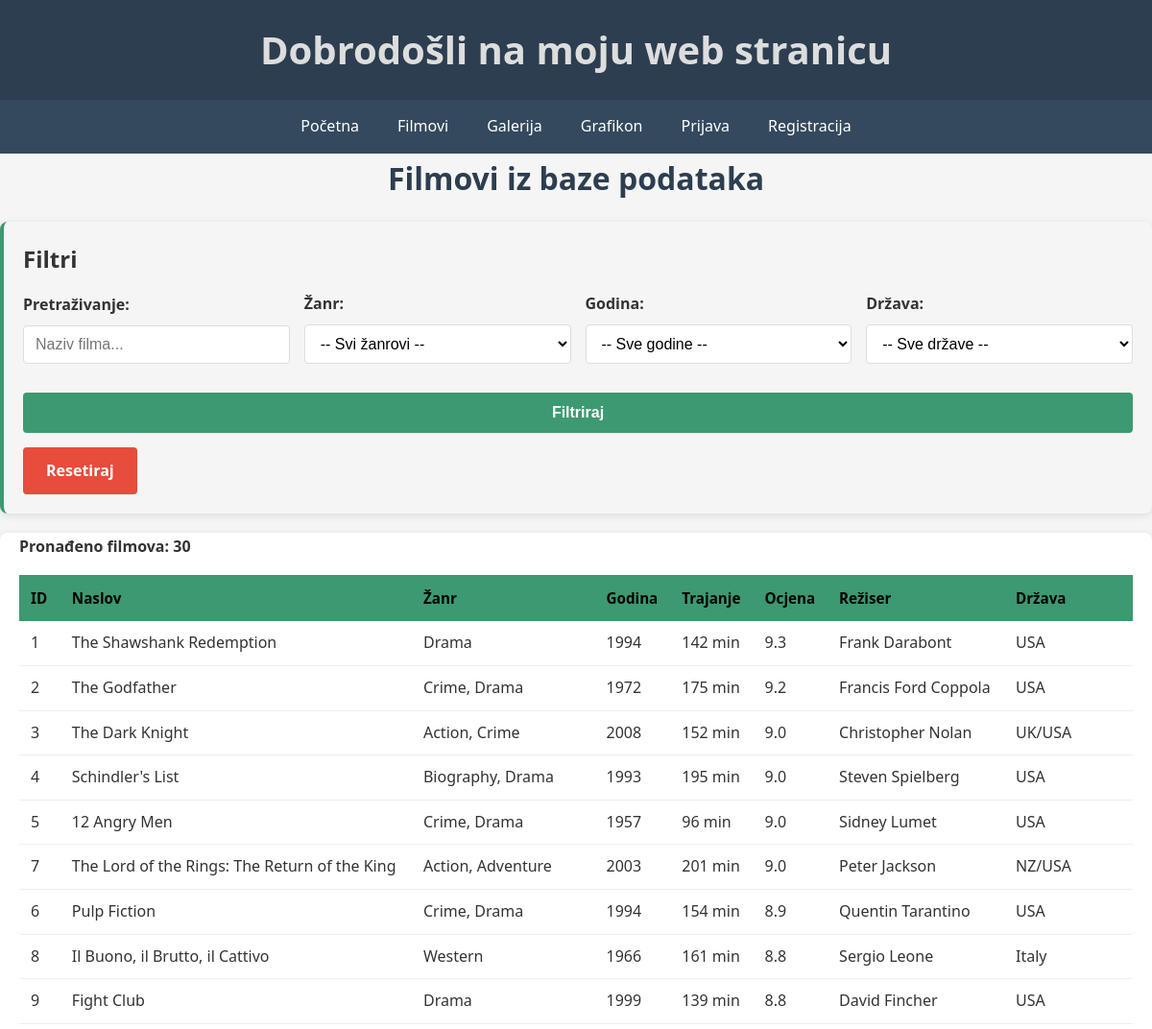
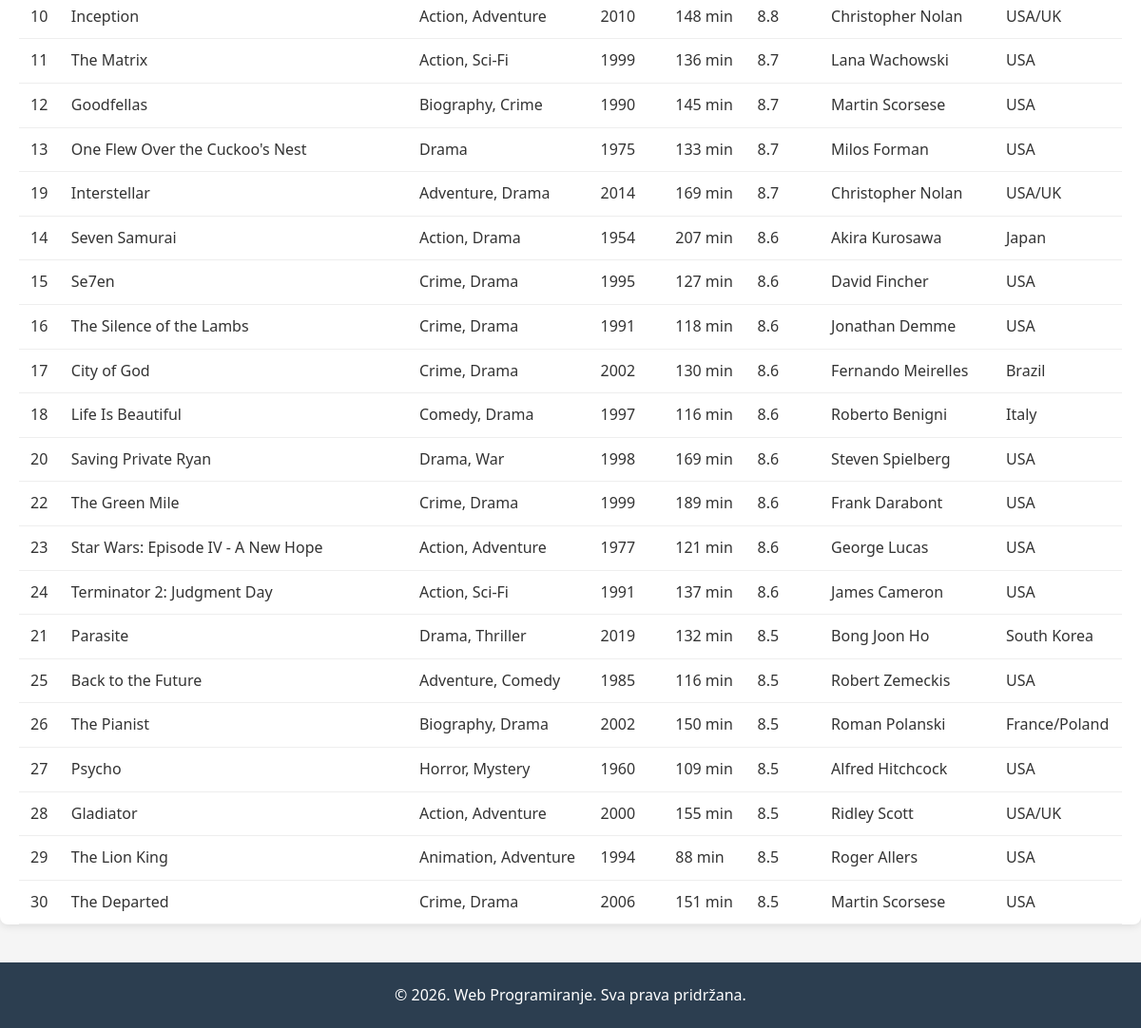
Page /films.php on the committed database (2 pictures, top to bottom).
### tables this page shows
CREATE TABLE IF NOT EXISTS `filmovi` (
  `id` INT(10) NOT NULL AUTO_INCREMENT,
  `naslov` VARCHAR(200) NOT NULL,
  `zanr` VARCHAR(100) NOT NULL,
  `godina` INT NOT NULL,
  `trajanje` INT NOT NULL,
  `ocjena` DECIMAL(3,1) NOT NULL,
  `reziser` VARCHAR(200) NOT NULL,
  `zemlja` VARCHAR(200) NOT NULL,
  `created_at` DATETIME NOT NULL DEFAULT CURRENT_TIMESTAMP,
  PRIMARY KEY (`id`)
);

### public/includes/auth.php (called while the page is built, shortened)
<?php
function jePrijavljen(): bool {
    return isset($_SESSION['korisnik_id']);
}

### public/films.php (the view, shortened to what this page needs)
<?php
require_once __DIR__ . '/includes/db.php';
require_once __DIR__ . '/includes/auth.php';
$params = [];
$filter_search  = $_GET['search'] ?? '';
$sql = "SELECT * FROM filmovi";
$sql .= " ORDER BY ocjena DESC";
$stmt = $pdo->prepare($sql);
$stmt->execute($params);
$filmovi = $stmt->fetchAll();
require_once __DIR__ . '/includes/header.php';
?>
<h1>Filmovi iz baze podataka</h1>
<div class="filters-container">
    <h2>Filtri</h2>
    <form method="GET" action="films.php" class="filter-form">
        <div class="filter-group">
            <label for="search">Pretraživanje:</label>
            <input type="text" id="search" name="search" value="<?= htmlspecialchars($filter_search) ?>" placeholder="Naziv filma...">
        </div>
        <div class="filter-group">
            <label for="zanr">Žanr:</label>
            <select id="zanr" name="zanr">
                <option value="">-- Svi žanrovi --</option>
            </select>
        </div>
        <div class="filter-group">
            <label for="godina">Godina:</label>
            <select id="godina" name="godina">
                <option value="">-- Sve godine --</option>
            </select>
        </div>
        <div class="filter-group">
            <label for="zemlja">Država:</label>
            <select id="zemlja" name="zemlja">
                <option value="">-- Sve države --</option>
            </select>
        </div>
        <button type="submit" class="btn btn-primary">Filtriraj</button>
        <a href="films.php" class="btn btn-reset">Resetiraj</a>
    </form>
</div>
<div class="table-wrapper" style="max-width:1200px; margin:20px auto; padding:0 20px;">
    <p><strong>Pronađeno filmova: <?= count($filmovi) ?></strong></p>
    <table>
        <thead>
            <tr>
                <th>ID</th><th>Naslov</th><th>Žanr</th><th>Godina</th>
                <th>Trajanje</th><th>Ocjena</th><th>Režiser</th><th>Država</th>
            </tr>
        </thead>
        <tbody>
            <?php foreach ($filmovi as $film): ?>
            <tr>
                <td><?= $film['id'] ?></td>
                <td><?= htmlspecialchars($film['naslov']) ?></td>
                <td><?= htmlspecialchars($film['zanr']) ?></td>
                <td><?= $film['godina'] ?></td>
                <td><?= $film['trajanje'] ?> min</td>
                <td><?= $film['ocjena'] ?></td>
                <td><?= htmlspecialchars($film['reziser']) ?></td>
                <td><?= htmlspecialchars($film['zemlja']) ?></td>
            </tr>
            <?php endforeach; ?>
        </tbody>
    </table>
</div>
<?php require_once __DIR__ . '/includes/footer.php'; ?>

### public/includes/header.php (shortened to what this page needs)
<?php
require_once __DIR__ . '/auth.php';
?>
<!DOCTYPE html>
<html lang="hr">
<head>
    <link rel="stylesheet" href="style/style.css">
</head>
<body>
    <header>
        <h1>Dobrodošli na moju web stranicu</h1>
    </header>
    <div class="navigation">
        <ul>
            <li><a href="index.php">Početna</a></li>
            <li><a href="films.php">Filmovi</a></li>
            <li><a href="gallery.php">Galerija</a></li>
            <li><a href="grafikon.php">Grafikon</a></li>
            <?php if (jePrijavljen()): ?>
                <li><a href="cart.php">Moja videoteka</a></li>
                <li class="nav-right"><a href="logout.php">Odjava (<?= htmlspecialchars(getKorisnickoIme()) ?>)</a></li>
            <?php else: ?>
                <li class="nav-right"><a href="login.php">Prijava</a></li>
                <li><a href="register.php">Registracija</a></li>
            <?php endif; ?>
        </ul>
    </div>

### public/includes/footer.php
    <footer>
        <p>&copy; 2026. Web Programiranje. Sva prava pridržana.</p>
    </footer>
</body>
</html>

### public/style/style.css (style rules this page uses)
* { margin: 0; padding: 0; box-sizing: border-box; }
body { font-family: 'Segoe UI', Tahoma, Geneva, Verdana, sans-serif; background-color: #f5f5f5; color: #333; line-height: 1.6; }
header { background-color: #2c3e50; color: white; padding: 20px; text-align: center; box-shadow: 0 2px 4px rgba(0, 0, 0, 0.1); }
header h1 { color: #ddd; font-size: 2.5em; margin: 0; }
.navigation { background-color: #34495e; padding: 0; }
.navigation ul { display: flex; list-style: none; justify-content: center; flex-wrap: wrap; }
.navigation li { margin: 0; }
.navigation a { display: block; padding: 15px 20px; color: white; text-decoration: none; transition: background-color 0.3s ease; }
h1 { color: #2c3e50; margin-bottom: 20px; font-size: 2em; text-align: center; }
h2 { color: #34495e; margin-top: 20px; margin-bottom: 15px; font-size: 1.5em; }
p { margin-bottom: 15px; line-height: 1.8; }
.filters-container { background-color: #f5f5f5; padding: 20px; border-radius: 8px; margin: 20px auto; border-left: 4px solid #3d9970; max-width: 1200px; box-shadow: 0 2px 8px rgba(0, 0, 0, 0.1); }
.filters-container h2 { margin-top: 0; color: #333; }
.filter-group { margin-bottom: 15px; display: flex; flex-direction: column; gap: 8px; }
.filter-group label { font-weight: 600; color: #333; }
.filter-group select, .filter-group input[type="text"], .filter-group input[type="range"] { padding: 10px 12px; border: 1px solid #ddd; border-radius: 4px; font-size: 1em; background-color: white; }
.table-wrapper { overflow-x: auto; background-color: white; border-radius: 8px; box-shadow: 0 2px 8px rgba(0, 0, 0, 0.1); }
table { width: 100%; border-collapse: collapse; background-color: white; }
table thead { background-color: #3d9970; color: black; position: sticky; top: 0; }
table th { padding: 12px; text-align: left; font-weight: 600; font-size: 0.95em; }
table td { padding: 10px 12px; border-bottom: 1px solid #eee; }
footer { background-color: #2c3e50; color: white; text-align: center; padding: 20px; margin-top: 40px; }
footer p { margin: 0; }
.btn { display: inline-block; padding: 12px 24px; border: none; border-radius: 4px; cursor: pointer; font-size: 1em; font-weight: 600; text-decoration: none; transition: background-color 0.3s ease; }
.btn-primary { background-color: #3d9970; color: white; width: 100%; }
.btn-reset { background-color: #e74c3c; color: white; padding: 12px 24px; text-decoration: none; }
.filter-form { display: flex; flex-wrap: wrap; gap: 15px; align-items: flex-end; }
.filter-form .filter-group { flex: 1; min-width: 150px; }
.nav-right { margin-left: auto; }

### rows in the picture
filmovi: id "1", naslov "The Shawshank Redemption", zanr "Drama", godina "1994", trajanje "142", ocjena "9.3", reziser "Frank Darabont", zemlja "USA"
filmovi: id "2", naslov "The Godfather", zanr "Crime, Drama", godina "1972", trajanje "175", ocjena "9.2", reziser "Francis Ford Coppola", zemlja "USA"
filmovi: id "3", naslov "The Dark Knight", zanr "Action, Crime", godina "2008", trajanje "152", ocjena "9.0", reziser "Christopher Nolan", zemlja "UK/USA"
filmovi: id "4", naslov "Schindler's List", zanr "Biography, Drama", godina "1993", trajanje "195", ocjena "9.0", reziser "Steven Spielberg", zemlja "USA"
filmovi: id "5", naslov "12 Angry Men", zanr "Crime, Drama", godina "1957", trajanje "96", ocjena "9.0", reziser "Sidney Lumet", zemlja "USA"
filmovi: id "7", naslov "The Lord of the Rings: The Return of the King", zanr "Action, Adventure", godina "2003", trajanje "201", ocjena "9.0", reziser "Peter Jackson", zemlja "NZ/USA"
filmovi: id "6", naslov "Pulp Fiction", zanr "Crime, Drama", godina "1994", trajanje "154", ocjena "8.9", reziser "Quentin Tarantino", zemlja "USA"
filmovi: id "8", naslov "Il Buono, il Brutto, il Cattivo", zanr "Western", godina "1966", trajanje "161", ocjena "8.8", reziser "Sergio Leone", zemlja "Italy"
filmovi: id "9", naslov "Fight Club", zanr "Drama", godina "1999", trajanje "139", ocjena "8.8", reziser "David Fincher", zemlja "USA"
filmovi: id "10", naslov "Inception", zanr "Action, Adventure", godina "2010", trajanje "148", ocjena "8.8", reziser "Christopher Nolan", zemlja "USA/UK"
filmovi: id "11", naslov "The Matrix", zanr "Action, Sci-Fi", godina "1999", trajanje "136", ocjena "8.7", reziser "Lana Wachowski", zemlja "USA"
filmovi: id "12", naslov "Goodfellas", zanr "Biography, Crime", godina "1990", trajanje "145", ocjena "8.7", reziser "Martin Scorsese", zemlja "USA"
filmovi: id "13", naslov "One Flew Over the Cuckoo's Nest", zanr "Drama", godina "1975", trajanje "133", ocjena "8.7", reziser "Milos Forman", zemlja "USA"
filmovi: id "19", naslov "Interstellar", zanr "Adventure, Drama", godina "2014", trajanje "169", ocjena "8.7", reziser "Christopher Nolan", zemlja "USA/UK"
filmovi: id "14", naslov "Seven Samurai", zanr "Action, Drama", godina "1954", trajanje "207", ocjena "8.6", reziser "Akira Kurosawa", zemlja "Japan"
filmovi: id "15", naslov "Se7en", zanr "Crime, Drama", godina "1995", trajanje "127", ocjena "8.6", reziser "David Fincher", zemlja "USA"
filmovi: id "16", naslov "The Silence of the Lambs", zanr "Crime, Drama", godina "1991", trajanje "118", ocjena "8.6", reziser "Jonathan Demme", zemlja "USA"
filmovi: id "17", naslov "City of God", zanr "Crime, Drama", godina "2002", trajanje "130", ocjena "8.6", reziser "Fernando Meirelles", zemlja "Brazil"
filmovi: id "18", naslov "Life Is Beautiful", zanr "Comedy, Drama", godina "1997", trajanje "116", ocjena "8.6", reziser "Roberto Benigni", zemlja "Italy"
filmovi: id "20", naslov "Saving Private Ryan", zanr "Drama, War", godina "1998", trajanje "169", ocjena "8.6", reziser "Steven Spielberg", zemlja "USA"
filmovi: id "22", naslov "The Green Mile", zanr "Crime, Drama", godina "1999", trajanje "189", ocjena "8.6", reziser "Frank Darabont", zemlja "USA"
filmovi: id "23", naslov "Star Wars: Episode IV - A New Hope", zanr "Action, Adventure", godina "1977", trajanje "121", ocjena "8.6", reziser "George Lucas", zemlja "USA"
filmovi: id "24", naslov "Terminator 2: Judgment Day", zanr "Action, Sci-Fi", godina "1991", trajanje "137", ocjena "8.6", reziser "James Cameron", zemlja "USA"
filmovi: id "21", naslov "Parasite", zanr "Drama, Thriller", godina "2019", trajanje "132", ocjena "8.5", reziser "Bong Joon Ho", zemlja "South Korea"
filmovi: id "25", naslov "Back to the Future", zanr "Adventure, Comedy", godina "1985", trajanje "116", ocjena "8.5", reziser "Robert Zemeckis", zemlja "USA"
filmovi: id "26", naslov "The Pianist", zanr "Biography, Drama", godina "2002", trajanje "150", ocjena "8.5", reziser "Roman Polanski", zemlja "France/Poland"
filmovi: id "27", naslov "Psycho", zanr "Horror, Mystery", godina "1960", trajanje "109", ocjena "8.5", reziser "Alfred Hitchcock", zemlja "USA"
filmovi: id "28", naslov "Gladiator", zanr "Action, Adventure", godina "2000", trajanje "155", ocjena "8.5", reziser "Ridley Scott", zemlja "USA/UK"
filmovi: id "29", naslov "The Lion King", zanr "Animation, Adventure", godina "1994", trajanje "88", ocjena "8.5", reziser "Roger Allers", zemlja "USA"
filmovi: id "30", naslov "The Departed", zanr "Crime, Drama", godina "2006", trajanje "151", ocjena "8.5", reziser "Martin Scorsese", zemlja "USA"

### other values in the picture
count($filmovi) "30"
